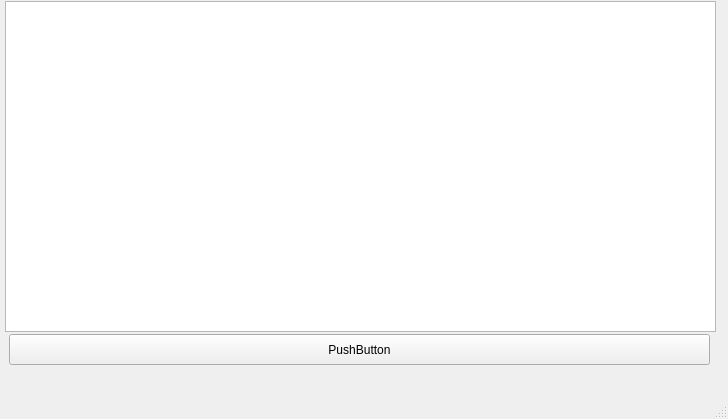
<?xml version="1.0" encoding="UTF-8"?>
<ui version="4.0">
 <class>MainWindow</class>
 <widget class="QMainWindow" name="MainWindow">
  <property name="geometry">
   <rect>
    <x>0</x>
    <y>0</y>
    <width>728</width>
    <height>419</height>
   </rect>
  </property>
  <property name="windowTitle">
   <string>MainWindow</string>
  </property>
  <widget class="QWidget" name="centralwidget">
   <widget class="QPushButton" name="pushButton">
    <property name="geometry">
     <rect>
      <x>9</x>
      <y>334</y>
      <width>701</width>
      <height>31</height>
     </rect>
    </property>
    <property name="text">
     <string>PushButton</string>
    </property>
   </widget>
   <widget class="QTableWidget" name="tableWidget">
    <property name="geometry">
     <rect>
      <x>5</x>
      <y>1</y>
      <width>711</width>
      <height>331</height>
     </rect>
    </property>
   </widget>
  </widget>
  <widget class="QMenuBar" name="menubar">
   <property name="geometry">
    <rect>
     <x>0</x>
     <y>0</y>
     <width>728</width>
     <height>25</height>
    </rect>
   </property>
  </widget>
  <widget class="QStatusBar" name="statusbar"/>
 </widget>
 <resources/>
 <connections/>
</ui>
